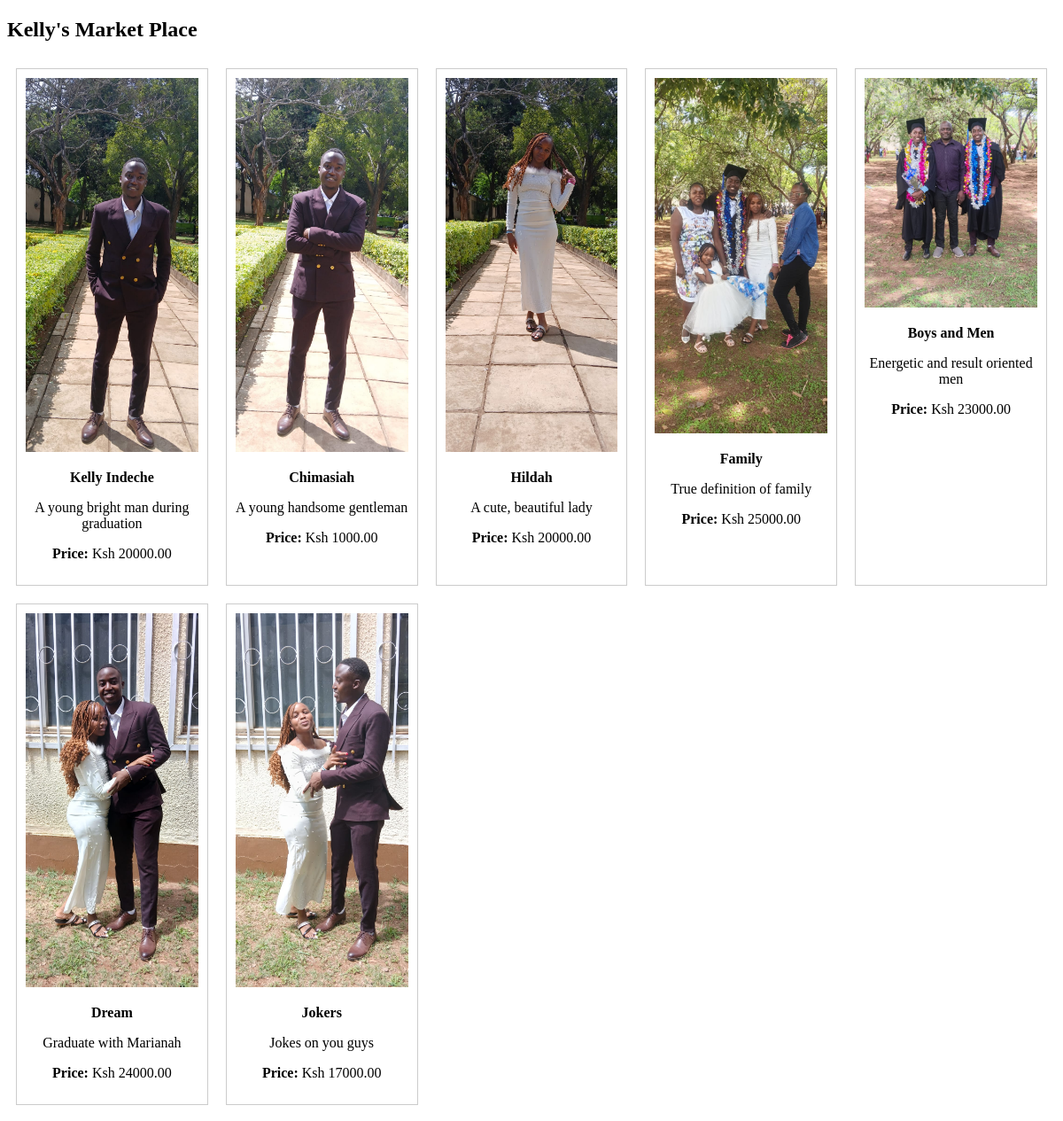
The page / on the database its author committed.
### shop/models.py (models this page shows, shortened)
class Item(models.Model):
    name=models.CharField(max_length=50)
    description=models.TextField(max_length=300)
    price=models.DecimalField(max_digits=10, decimal_places=2)
    image=models.ImageField(upload_to='items/')

### shop/views.py (the view)
# urls.py: path('',views.item_view, name='item_view')
def item_view(request):
    item=Item.objects.all()
    return render(request, template_name='item_view.html', context={'item':item})

### shop/templates/item_view.html (shortened to what this page needs)
{% load static %}
<!DOCTYPE html>
<html lang="en">
<head>
    <link rel="stylesheet" href="{% static 'css/style.css' %}">
</head>
<body>
    <header>
        <h2>Kelly's Market Place</h2>
    </header>
    <main>
        <section class="grid-container">
            {% for item in item %}
            <div class="grid-item">
                <img src="{{ item.image.url }}" alt="{{ item.name }}">
                <p><strong>{{ item.name }}</strong></p>
                <p>{{ item.description }}</p>
                <p><strong>Price:</strong> Ksh {{ item.price }}</p>
            </div>
            {% endfor %}
        </section>
    </main>
</body>
</html>

### shop/templates/item_view.html (style rules this page uses)
.grid-container { display: grid; grid-template-columns: repeat(auto-fill, minmax(200px, 1fr)); gap: 20px; padding: 10px; }
.grid-item { border: 1px solid #ccc; padding: 10px; text-align: center; }
.grid-item img { width: 100%; height: auto; }

### rows shown on the page
Item: image (picture), name "Kelly Indeche", description "A young bright man during graduation", price "20000.00"
Item: image (picture), name "Chimasiah", description "A young handsome gentleman", price "1000.00"
Item: image (picture), name "Hildah", description "A cute, beautiful lady", price "20000.00"
Item: image (picture), name "Family", description "True definition of family", price "25000.00"
Item: image (picture), name "Boys and Men", description "Energetic and result oriented men", price "23000.00"
Item: image (picture), name "Dream", description "Graduate with Marianah", price "24000.00"
Item: image (picture), name "Jokers", description "Jokes on you guys", price "17000.00"
